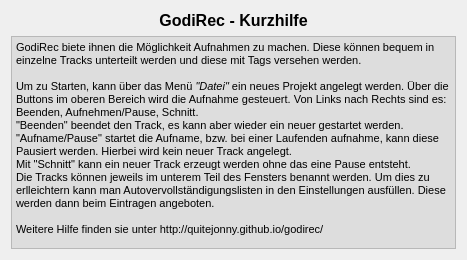
<?xml version="1.0" encoding="UTF-8"?>
<ui version="4.0">
 <class>Help</class>
 <widget class="QDialog" name="Help">
  <property name="geometry">
   <rect>
    <x>0</x>
    <y>0</y>
    <width>467</width>
    <height>260</height>
   </rect>
  </property>
  <property name="windowTitle">
   <string>Help</string>
  </property>
  <property name="windowIcon">
   <iconset>
    <normaloff>microphone2.ico</normaloff>microphone2.ico</iconset>
  </property>
  <layout class="QVBoxLayout" name="verticalLayout">
   <item>
    <widget class="QLabel" name="label">
     <property name="font">
      <font>
       <pointsize>12</pointsize>
       <weight>75</weight>
       <bold>true</bold>
      </font>
     </property>
     <property name="text">
      <string>GodiRec - Kurzhilfe</string>
     </property>
     <property name="alignment">
      <set>Qt::AlignCenter</set>
     </property>
    </widget>
   </item>
   <item>
    <widget class="QTextBrowser" name="textBrowser">
     <property name="html">
      <string>&lt;!DOCTYPE HTML PUBLIC &quot;-//W3C//DTD HTML 4.0//EN&quot; &quot;http://www.w3.org/TR/REC-html40/strict.dtd&quot;&gt;
&lt;html&gt;&lt;head&gt;&lt;meta name=&quot;qrichtext&quot; content=&quot;1&quot; /&gt;&lt;style type=&quot;text/css&quot;&gt;
p, li { white-space: pre-wrap; }
&lt;/style&gt;&lt;/head&gt;&lt;body style=&quot; font-family:'MS Shell Dlg 2'; font-size:8.25pt; font-weight:400; font-style:normal;&quot; bgcolor=&quot;#dddddd&quot;&gt;
&lt;p style=&quot; margin-top:0px; margin-bottom:0px; margin-left:0px; margin-right:0px; -qt-block-indent:0; text-indent:0px;&quot;&gt;GodiRec biete ihnen die Möglichkeit Aufnahmen zu machen. Diese können bequem in einzelne Tracks unterteilt werden und diese mit Tags versehen werden.&lt;/p&gt;
&lt;p style=&quot;-qt-paragraph-type:empty; margin-top:0px; margin-bottom:0px; margin-left:0px; margin-right:0px; -qt-block-indent:0; text-indent:0px;&quot;&gt;&lt;br /&gt;&lt;/p&gt;
&lt;p style=&quot; margin-top:0px; margin-bottom:0px; margin-left:0px; margin-right:0px; -qt-block-indent:0; text-indent:0px;&quot;&gt;Um zu Starten, kann über das Menü &lt;span style=&quot; font-style:italic;&quot;&gt;&amp;quot;Datei&amp;quot;&lt;/span&gt; ein neues Projekt angelegt werden. Über die Buttons im oberen Bereich wird die Aufnahme gesteuert. Von Links nach Rechts sind es: Beenden, Aufnehmen/Pause, Schnitt. &lt;/p&gt;
&lt;p style=&quot; margin-top:0px; margin-bottom:0px; margin-left:0px; margin-right:0px; -qt-block-indent:0; text-indent:0px;&quot;&gt;&amp;quot;Beenden&amp;quot; beendet den Track, es kann aber wieder ein neuer gestartet werden.&lt;/p&gt;
&lt;p style=&quot; margin-top:0px; margin-bottom:0px; margin-left:0px; margin-right:0px; -qt-block-indent:0; text-indent:0px;&quot;&gt;&amp;quot;Aufname/Pause&amp;quot; startet die Aufname, bzw. bei einer Laufenden aufnahme, kann diese Pausiert werden. Hierbei wird kein neuer Track angelegt. &lt;/p&gt;
&lt;p style=&quot; margin-top:0px; margin-bottom:0px; margin-left:0px; margin-right:0px; -qt-block-indent:0; text-indent:0px;&quot;&gt;Mit &amp;quot;Schnitt&amp;quot; kann ein neuer Track erzeugt werden ohne das eine Pause entsteht.&lt;/p&gt;
&lt;p style=&quot; margin-top:0px; margin-bottom:0px; margin-left:0px; margin-right:0px; -qt-block-indent:0; text-indent:0px;&quot;&gt;Die Tracks können jeweils im unterem Teil des Fensters benannt werden. Um dies zu erlleichtern kann man Autovervollständigungslisten in den Einstellungen ausfüllen. Diese werden dann beim Eintragen angeboten.&lt;/p&gt;
&lt;p style=&quot;-qt-paragraph-type:empty; margin-top:0px; margin-bottom:0px; margin-left:0px; margin-right:0px; -qt-block-indent:0; text-indent:0px;&quot;&gt;&lt;br /&gt;&lt;/p&gt;
&lt;p style=&quot; margin-top:0px; margin-bottom:0px; margin-left:0px; margin-right:0px; -qt-block-indent:0; text-indent:0px;&quot;&gt;Weitere Hilfe finden sie unter http://quitejonny.github.io/godirec/&lt;/p&gt;&lt;/body&gt;&lt;/html&gt;</string>
     </property>
    </widget>
   </item>
  </layout>
 </widget>
 <resources/>
 <connections/>
</ui>
